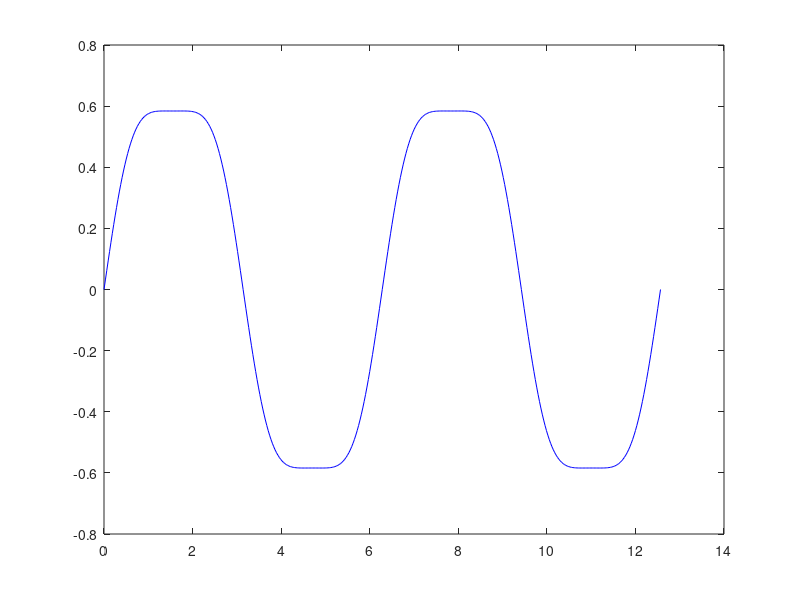

Write the MATLAB code that produced this figure.
clear;  clc;

n = 100;
m = 100;
x = 0:pi/m:4*pi;
u = sin(x);
y = zeros(1,4*m+1);
for k = 1:n
    y = y + 1/n * u .* (1 - (k/n)^2 * u.^2).^1.5;
end
plot(x,y,'b-');
